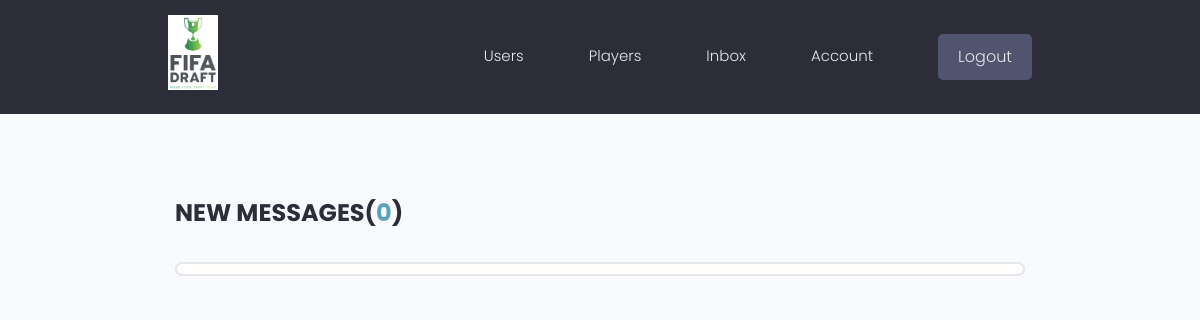
Page /inbox/ (signed in) on the earlier database version.
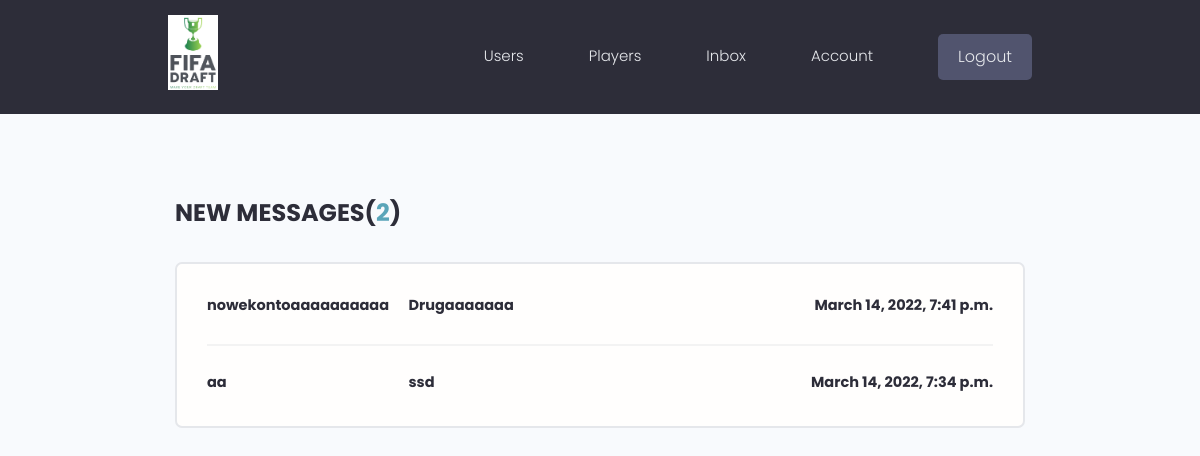
Same page on the later database version.
### users/models.py (models this page shows, shortened)
class Message(models.Model):
    sender = models.ForeignKey(Profile, on_delete=models.SET_NULL, null=True, blank=True)
    recipient = models.ForeignKey(Profile, on_delete=models.SET_NULL, null=True, blank=True, related_name='messages')
    sender_name = models.CharField(max_length=200, null=True, blank=True)
    email = models.EmailField(max_length=200, null=True, blank=True)
    subject = models.CharField(max_length=200, null=True, blank=True)
    body = models.TextField(max_length=400)
    is_read = models.BooleanField(default=False, null=True)
    created = models.DateTimeField(auto_now_add=True)
    id = models.UUIDField(
        default=uuid.uuid4, unique=True, primary_key=True, editable=False
    )
    class Meta:
        ordering = ['is_read', '-created']

### users/views.py (the view)
# urls.py: path("inbox/", views.inbox, name="inbox"),
@login_required(login_url="login")
def inbox(request):
    profile = request.user.profile
    message_request = profile.messages.all()
    unread_count = message_request.filter(is_read=False).count()
    context = {"message_request": message_request, "unread_count": unread_count}
    return render(request, 'users/inbox.html', context)

### users/templates/users/inbox.html
{% extends 'main.html' %}
{% block content %}
<main class="inbox my-xl">
  <div class="content-box">
    <h3 class="inbox__title">New Messages(<span>{{unread_count}}</span>)</h3>
    <ul class="messages">
      {% for message in message_request %}
      {% if message.is_read == False %}
      <li class="message message--unread">
        {% else %}
      <li class="message">
        {% endif %}
        <a href="#">
          <span class="message__author">{{message.sender_name}}</span>
          <span class="message__subject">{{message.subject}}</span>
          <span class="message__date">{{message.created}}</span>
        </a>
      </li>
      {% endfor %}
    </ul>
  </div>
</main>
{% endblock content %}

Differences in the rows shown:
added Message: sender_name "nowekontoaaaaaaaaaa", subject "Drugaaaaaaa", created "March 14, 2022, 7:41 p.m."
added Message: sender_name "aa", subject "ssd", created "March 14, 2022, 7:34 p.m."
Other differences:
{{ unread_count }}: "0" → "2"
